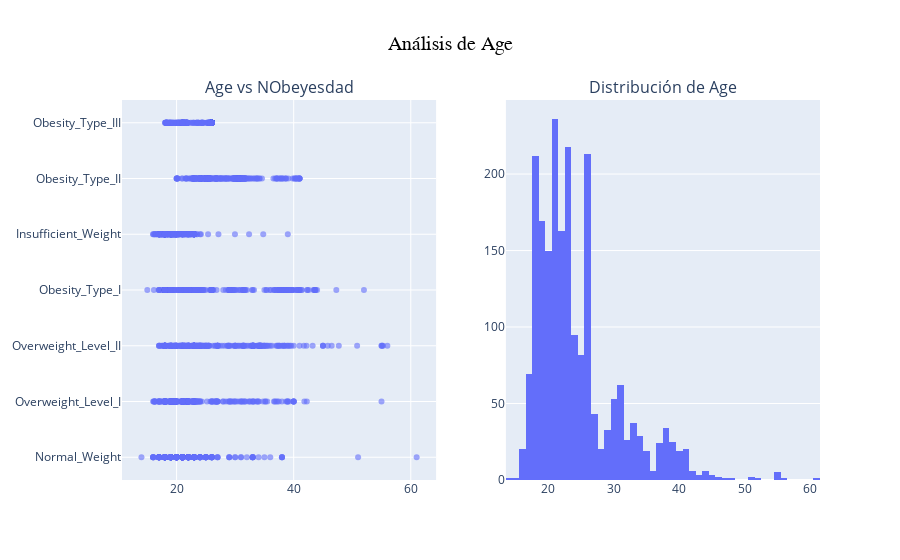
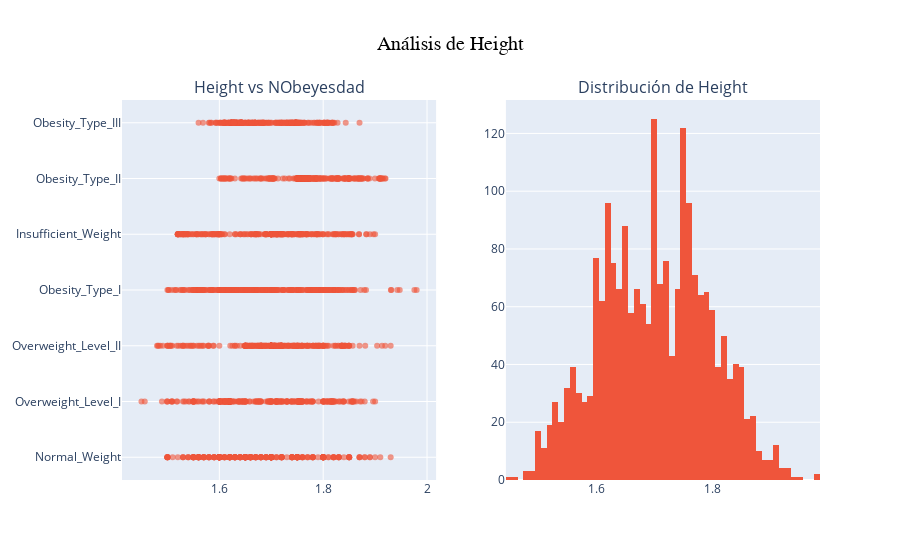
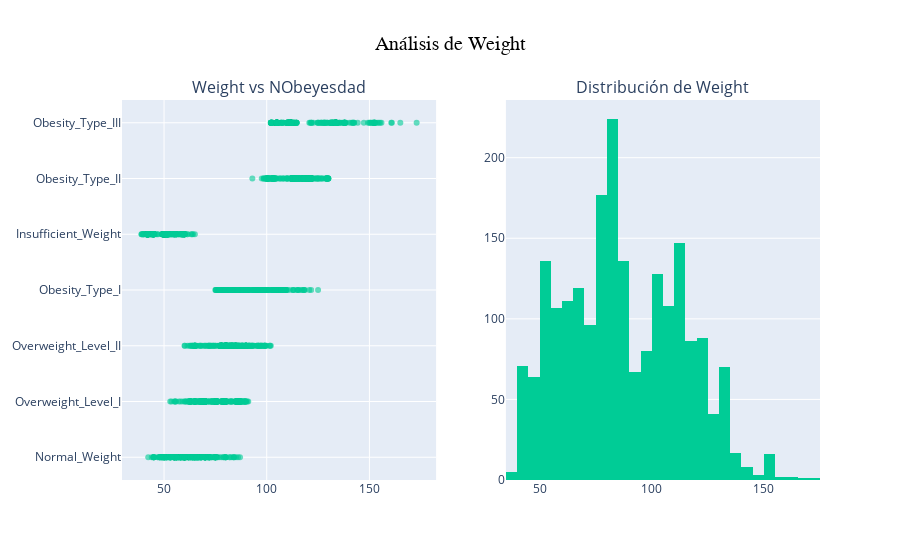
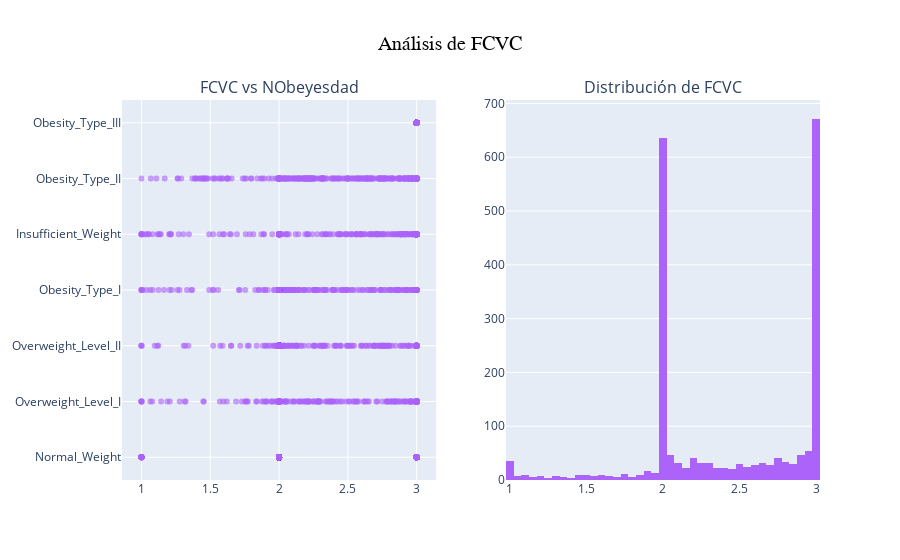

Notebook code for these charts, in order:
### Markdown cell above
Para las variables numéricas, se procede a analizar su comportamiento respecto al target `NObeyesdad`:

### Code cell
for i, var in enumerate(numerical_cols):
    color = colors[i]

    fig = make_subplots(rows=1, cols=2, subplot_titles=(f"{var} vs NObeyesdad", f"Distribución de {var}"))

    scatter = go.Scatter(x=df_clasificacion[var], y=df_clasificacion["NObeyesdad"], mode="markers", marker=dict(color=color, opacity=0.6), name=f"{var} vs NObeyesdad")
    fig.add_trace(scatter, row=1, col=1)

    hist = go.Histogram(x=df_clasificacion[var], marker_color=color, name=f"Distribución de {var}")
    fig.add_trace(hist, row=1, col=2)

    fig.update_layout(title_text=f"Análisis de {var}", title_font=dict(size=20, family="Arial", color="black"), title_x=0.5, showlegend=False)

    fig.show()

### Figure 1 — Plotly figure (JSON) as saved in the notebook; plotly's stock layout.template omitted (floating-point values rounded to 4 significant figures; data arrays with more than 128 entries replaced by an {"elided": "..."} marker saying what was removed)
{"data": [{"marker": {"color": "#636EFA", "opacity": 0.6}, "mode": "markers", "name": "Age vs NObeyesdad", "type": "scatter", "x": {"elided": "2111 float values"}, "xaxis": "x", "y": {"elided": "2111 str values"}, "yaxis": "y"}, {"marker": {"color": "#636EFA"}, "name": "Distribución de Age", "type": "histogram", "x": {"elided": "2111 float values"}, "xaxis": "x2", "yaxis": "y2"}], "layout": {"annotations": [{"font": {"size": 16}, "showarrow": false, "text": "Age vs NObeyesdad", "x": 0.225, "xanchor": "center", "xref": "paper", "y": 1, "yanchor": "bottom", "yref": "paper"}, {"font": {"size": 16}, "showarrow": false, "text": "Distribución de Age", "x": 0.775, "xanchor": "center", "xref": "paper", "y": 1, "yanchor": "bottom", "yref": "paper"}], "showlegend": false, "title": {"font": {"color": "black", "family": "Arial", "size": 20}, "text": "Análisis de Age", "x": 0.5}, "xaxis": {"anchor": "y", "domain": [0, 0.45]}, "xaxis2": {"anchor": "y2", "domain": [0.55, 1]}, "yaxis": {"anchor": "x", "domain": [0, 1]}, "yaxis2": {"anchor": "x2", "domain": [0, 1]}}}

### Figure 2 — Plotly figure (JSON) as saved in the notebook; plotly's stock layout.template omitted (floating-point values rounded to 4 significant figures; data arrays with more than 128 entries replaced by an {"elided": "..."} marker saying what was removed)
{"data": [{"marker": {"color": "#EF553B", "opacity": 0.6}, "mode": "markers", "name": "Height vs NObeyesdad", "type": "scatter", "x": {"elided": "2111 float values"}, "xaxis": "x", "y": {"elided": "2111 str values"}, "yaxis": "y"}, {"marker": {"color": "#EF553B"}, "name": "Distribución de Height", "type": "histogram", "x": {"elided": "2111 float values"}, "xaxis": "x2", "yaxis": "y2"}], "layout": {"annotations": [{"font": {"size": 16}, "showarrow": false, "text": "Height vs NObeyesdad", "x": 0.225, "xanchor": "center", "xref": "paper", "y": 1, "yanchor": "bottom", "yref": "paper"}, {"font": {"size": 16}, "showarrow": false, "text": "Distribución de Height", "x": 0.775, "xanchor": "center", "xref": "paper", "y": 1, "yanchor": "bottom", "yref": "paper"}], "showlegend": false, "title": {"font": {"color": "black", "family": "Arial", "size": 20}, "text": "Análisis de Height", "x": 0.5}, "xaxis": {"anchor": "y", "domain": [0, 0.45]}, "xaxis2": {"anchor": "y2", "domain": [0.55, 1]}, "yaxis": {"anchor": "x", "domain": [0, 1]}, "yaxis2": {"anchor": "x2", "domain": [0, 1]}}}

### Figure 3 — Plotly figure (JSON) as saved in the notebook; plotly's stock layout.template omitted (floating-point values rounded to 4 significant figures; data arrays with more than 128 entries replaced by an {"elided": "..."} marker saying what was removed)
{"data": [{"marker": {"color": "#00CC96", "opacity": 0.6}, "mode": "markers", "name": "Weight vs NObeyesdad", "type": "scatter", "x": {"elided": "2111 float values"}, "xaxis": "x", "y": {"elided": "2111 str values"}, "yaxis": "y"}, {"marker": {"color": "#00CC96"}, "name": "Distribución de Weight", "type": "histogram", "x": {"elided": "2111 float values"}, "xaxis": "x2", "yaxis": "y2"}], "layout": {"annotations": [{"font": {"size": 16}, "showarrow": false, "text": "Weight vs NObeyesdad", "x": 0.225, "xanchor": "center", "xref": "paper", "y": 1, "yanchor": "bottom", "yref": "paper"}, {"font": {"size": 16}, "showarrow": false, "text": "Distribución de Weight", "x": 0.775, "xanchor": "center", "xref": "paper", "y": 1, "yanchor": "bottom", "yref": "paper"}], "showlegend": false, "title": {"font": {"color": "black", "family": "Arial", "size": 20}, "text": "Análisis de Weight", "x": 0.5}, "xaxis": {"anchor": "y", "domain": [0, 0.45]}, "xaxis2": {"anchor": "y2", "domain": [0.55, 1]}, "yaxis": {"anchor": "x", "domain": [0, 1]}, "yaxis2": {"anchor": "x2", "domain": [0, 1]}}}

### Figure 4 — Plotly figure (JSON) as saved in the notebook; plotly's stock layout.template omitted (floating-point values rounded to 4 significant figures; data arrays with more than 128 entries replaced by an {"elided": "..."} marker saying what was removed)
{"data": [{"marker": {"color": "#AB63FA", "opacity": 0.6}, "mode": "markers", "name": "FCVC vs NObeyesdad", "type": "scatter", "x": {"elided": "2111 float values"}, "xaxis": "x", "y": {"elided": "2111 str values"}, "yaxis": "y"}, {"marker": {"color": "#AB63FA"}, "name": "Distribución de FCVC", "type": "histogram", "x": {"elided": "2111 float values"}, "xaxis": "x2", "yaxis": "y2"}], "layout": {"annotations": [{"font": {"size": 16}, "showarrow": false, "text": "FCVC vs NObeyesdad", "x": 0.225, "xanchor": "center", "xref": "paper", "y": 1, "yanchor": "bottom", "yref": "paper"}, {"font": {"size": 16}, "showarrow": false, "text": "Distribución de FCVC", "x": 0.775, "xanchor": "center", "xref": "paper", "y": 1, "yanchor": "bottom", "yref": "paper"}], "showlegend": false, "title": {"font": {"color": "black", "family": "Arial", "size": 20}, "text": "Análisis de FCVC", "x": 0.5}, "xaxis": {"anchor": "y", "domain": [0, 0.45]}, "xaxis2": {"anchor": "y2", "domain": [0.55, 1]}, "yaxis": {"anchor": "x", "domain": [0, 1]}, "yaxis2": {"anchor": "x2", "domain": [0, 1]}}}
